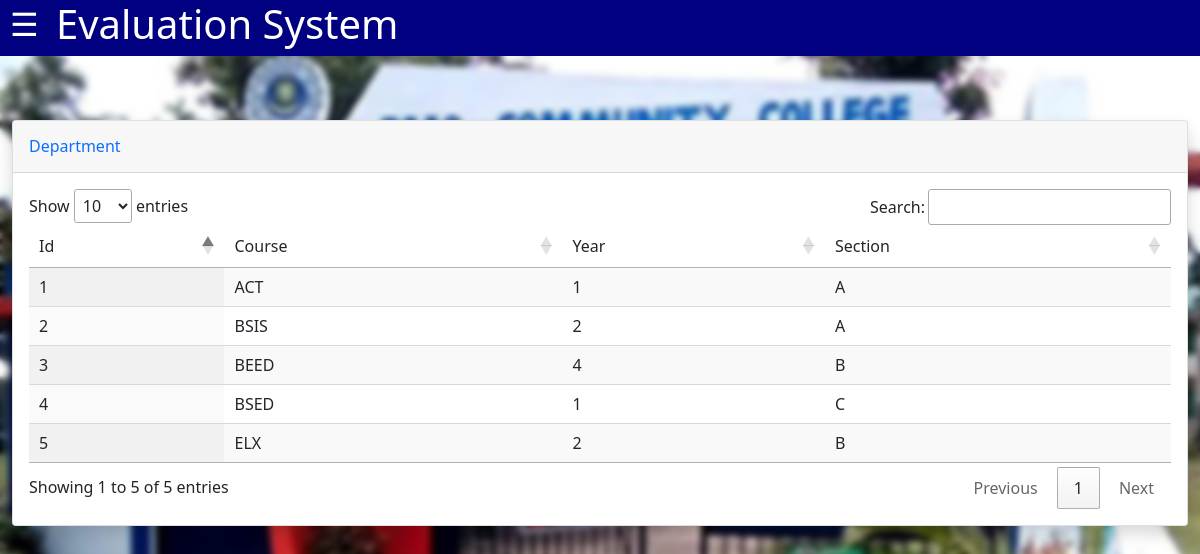
The page /department.php (signed in) on the database as committed earlier.
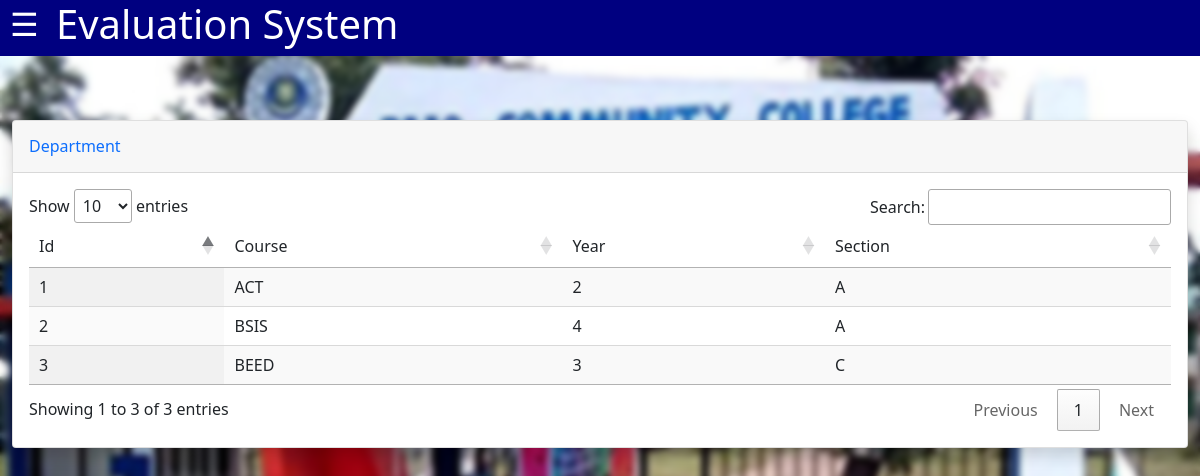
The same page on the database as committed later.
### tables this page shows
CREATE TABLE `department` (
  `id` int(30) NOT NULL,
  `course` varchar(30) NOT NULL,
  `year` int(30) NOT NULL,
  `section` varchar(30) NOT NULL
);

### department.php (the view, shortened to what this page needs)
<?php include_once'navbar.php'; ?>
<body id="page-top">
<div class="container-fluid py-5 my-5">
    <div class="card shadow mb-4">
        <div class="card-header py-3">
            <h6 class="m-0 font-weight-bold text-primary">Department</h6>
        </div>
        <div class="card-body">
            <div class="table-responsive">
            <?php
            include_once'koneksyon.php';
            $qryview = "SELECT * FROM department";
            $result = mysqli_query($koneksyon, $qryview);
            ?>
                <table class="display" id="myTable" width="100%" cellspacing="0">
                    <thead>
                        <tr>
                            <td>Id</td>
                            <td>Course</td>
                            <td>Year</td>
                            <td>Section</td>
                        </tr>
                    </thead>
                    <?php while($row = mysqli_fetch_array($result)) {
                       echo'
                        <tr>
                            <td>'.$row['id'].'</td>
                            <td>'.$row['course'].'</td>
                            <td>'.$row['year'].'</td>
                            <td>'.$row['section'].'</td>
                        </tr>
                       ';
                    } ?>
                </table>
            </div>
        </div>
    </div>
</div>
</body>

Rows that differ between the two databases and show on the page:
removed department: id "4", course "BSED", year "1", section "C"
removed department: id "5", course "ELX", year "2", section "B"
changed department "ACT": year "1" → "2"
changed department "BSIS": year "2" → "4"
changed department "BEED": year "4" → "3"; section "B" → "C"
Other text that changed with them:
text written by a page script: "Show entries Search: Showing 1 to 5 of 5 entries Previous 1 Next" → "Show entries Search: Showing 1 to 3 of 3 entries Previous 1 Next"
